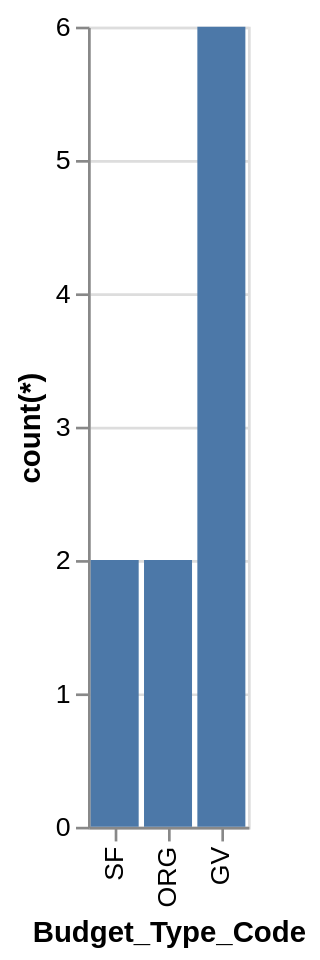

This figure's Vega-Lite source:
### Vega-Lite specification from a JSON file in a GitHub repository (floating-point values rounded to 4 significant figures)
{"data": {"values": [{"x_data": "SF", "y_data": 2}, {"x_data": "ORG", "y_data": 2}, {"x_data": "GV", "y_data": 6}]}, "mark": "bar", "encoding": {"x": {"field": "x_data", "type": "nominal", "title": "Budget_Type_Code", "sort": "descending"}, "y": {"field": "y_data", "type": "quantitative", "title": "count(*)"}}}
